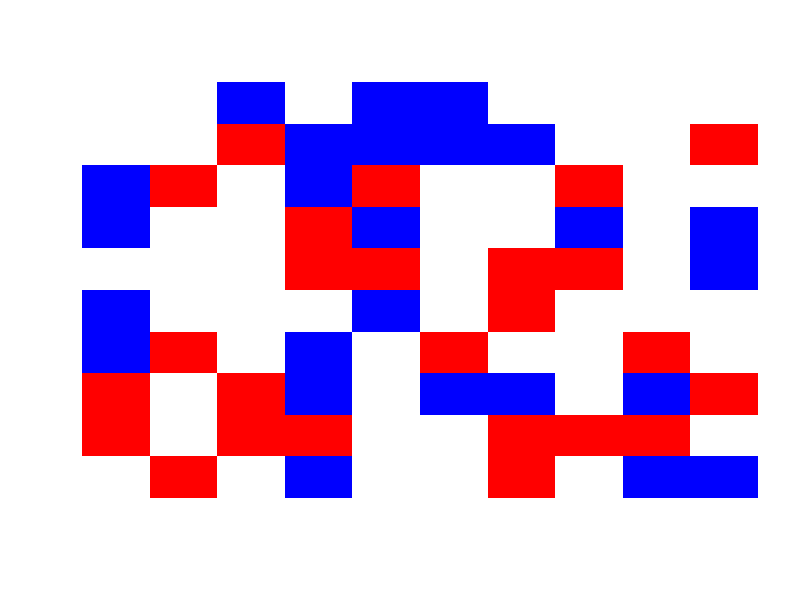

This figure's R source: (Note: this script raises an error after producing the figure.)
library(ggplot2)
library(reshape2)

#################
###USER INPUTS###
#################
grid.r = 10 ##number of rows
grid.c = 10 ##number of columns
rho = .5	##proportion of grid filled

##################
###SIMPLE CALCS###
##################
ncars = round(rho * grid.r * grid.c, 0)	##total number of cars
totcells = grid.r * grid.c	##total number of cells

##############################
###GENERATE RANDOM CAR GRID###
##############################
colors = c(rep(0, totcells-ncars), rep(1, ncars/2), rep(2, ncars/2))
grid = matrix(sample(colors, totcells), nrow = grid.r)
image(grid, axes = FALSE, col = c("white", "red", "blue"))

####################
###MOVE THAT CAR!###
####################

##This function changes the coordinates according to specified direction
next.move = function(i, j, dir){
	switch(dir,
		right = c(i=i, j=(j+1)),
		left = c(i=i, j=(j-1)),
		down = c(i=(i-1), j=j),
		left = c(i=(i+1), j=j)
	)
}

##This function checks if the move generated aboce is off the grid
##If so, it will wrap around.
off.grid = function(i, j){
	if(i > grid.r)
		i = 1
	else
		if(i < 1)
			i = grid.r
	if(j > grid.c)
		j = 1
	else
		if(i < 1)
			i = grid.c
	c(i=i, j=j)
}

##This function implements the car movement at time t
move = function(i, dat, direction){
	curr.pos = dat[i,]
	next.pos = next.move(curr.pos, direction)
	next.pos = off.grid(next.pos)
	check = any(dat[,"x"] == next.pos[,"x"] & dat[,"y"] == next.pos[,"y"])
	if(check == FALSE){
		curr.pos = next.pos
	}
	return(curr.pos)
}

#############
###TESTING###
#############
curr.pos = grid[i, j]
next.pos = grid[i, j+1]

blue = which(mysample$color == 1)
t(sapply(blue, move, dat = mysample, direction = "up"))
red = which(mysample$color == 2)
t(sapply(red, move, dat = mysample, direction = "right"))

##Things to do:
##Replace old values for new values
##Implement for time=t iterations
##
